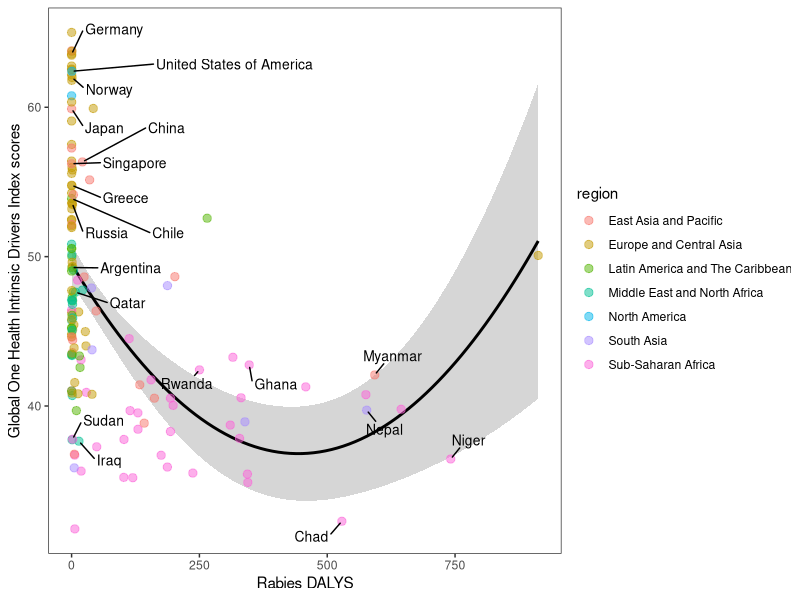

Write the R code that produced this figure.
library(readxl)
library(readr)

library(tidyverse)
library(cowplot)
library(colorspace)
library(ggrepel)

GBD <- read_excel("D.5.4.1_raw.xlsx")

dftest <- read_csv("total_0228_last Version.csv")

data = left_join(dftest,GBD, by = "iso")

write.csv(data,file = "Rabies-OHI.csv")


test <- data %>%
  mutate(
    region = case_when(
      region == "Middle East and North Africa" ~ "Middle East and North Africa",
      region == "Europe and Central Asia" ~ "Europe and Central Asia",
      region == "East Asia and Pacific" ~ "East Asia and Pacific",
      region == "Latin America and The Caribbean" ~ "Latin America and The Caribbean",
      region == "North America" ~ "North America",
      region == "South Asia" ~ "South Asia",
      region == "Sub-Saharan Arica" ~ "Sub-Saharan Arica",
      TRUE ~ region # All the other remain the same
    )
  )

country_highlight <- c(
  "Germany", "Norway", "United States of America", "Greece", "Singapore", "Rwanda", 
  "Russia", "Venezuela", "Sudan", "Iraq", "Ghana", "Niger", "Chad", "Kuwait", 
  "Qatar", "Myanmar", "Nepal", "Chile", "Argentina", "Japan", "China"
)

test <- test %>%
  mutate(
    label = ifelse(country %in% country_highlight, country, "")
  )


expohi = ggplot(test, aes(GBD, total)) +
  geom_smooth(method="lm", formula = 'y ~ poly(x,2)' , col="black") +
  geom_point(
    aes(color = region, fill = region),
    size = 2.5, alpha = 0.5, 
    shape = 21 # This is a dot with both border (color) and fill.
  ) +
  # Add auto-positioned text
  geom_text_repel(
    aes(label = label),
    color = "black",
    size = 10/.pt, # font size 9 pt
    point.padding = 0.1, 
    box.padding = 0.6,
    min.segment.length = 0,
    max.overlaps = 1000,
    seed = 7654 # For reproducibility reasons
  ) +
  xlab("Rabies DALYS") +
  ylab("Global One Health Intrinsic Drivers Index scores")+
  theme_test() 

ggsave("OHI-Rabies-region.pdf", width=8, height=4, dpi=600)

